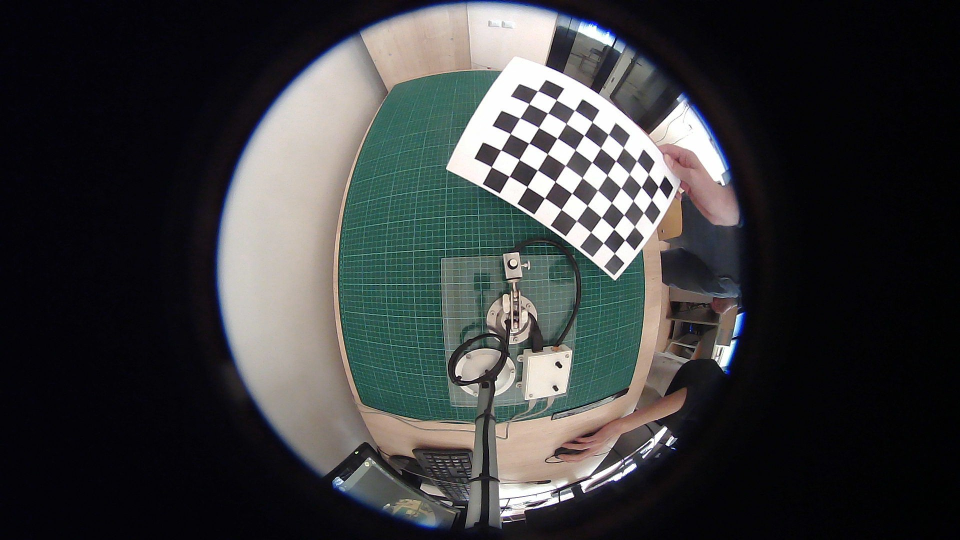
%> input picture Deep-Cam/CV_Project_Matlab/0_Tutorial_Intrinsic_Calibration/a11.jpg, 1920 x 1080 px, given in place of a11.jpg3.jpg, which was not available (shown at 1/2 size)
$ octave bicubic.m   (GNU Octave 9; MATLAB toolbox functions it lacks are replaced by stand-ins)
%> lines starting %> are read from the running program, lines starting %| are printed output that depends on the picture; pictures that were not available may be replaced by others from this repository, and a replacement may not be noted
### Deep-Cam/CV_Project_Matlab/0_Tutorial_Intrinsic_Calibration/modcrop.m
function imgs = modcrop(imgs, modulo)
if size(imgs,3)==1
    sz = size(imgs);
    sz = sz - mod(sz, modulo);
    imgs = imgs(1:sz(1), 1:sz(2));
else
    tmpsz = size(imgs);
    sz = tmpsz(1:2);
    sz = sz - mod(sz, modulo);
    imgs = imgs(1:sz(1), 1:sz(2),:);
end

### Deep-Cam/CV_Project_Matlab/0_Tutorial_Intrinsic_Calibration/bicubic.m
clear all;

% 获取基本名称
basename = input('Basename camera calibration images (without number nor suffix): ', 's');
%> the answer given: a11.jpg

% 获取图像格式
valid_formats = {'r', 'ras', 'b', 'bmp', 't', 'tif', 'g', 'gif', 'p', 'pgm', 'j', 'jpg', 'm', 'ppm'};
format_extensions = {'ras', 'ras', 'bmp', 'bmp', 'tif', 'tif', 'gif', 'gif', 'pgm', 'pgm', 'jpg', 'jpg', 'ppm', 'ppm'};

format_input = input('Image format: ([]=''r''=''ras'', ''b''=''bmp'', ''t''=''tif'', ''g''=''gif'', ''p''=''pgm'', ''j''=''jpg'', ''m''=''ppm''): ', 's');
%> the answer given: a12.jpg

format_idx = find(strcmpi(valid_formats, format_input), 1);
if isempty(format_idx)
    fprintf('Invalid format, use default format jpg\n');
    format_idx = 11; % 'j'的索引
end
file_ext = format_extensions{format_idx};

% 获取图像数量
num_images = input('The number of images to be processed: ');
%> the answer given: 3

% 获取起始编号
start_num = input('Start number: ');
%> the answer given: 3
img_numbers = start_num:(start_num + num_images - 1);

% 预分配内存
im_h = cell(num_images, 1);

% 处理图像
for i = 1:num_images
    img_number = img_numbers(i);
    img_name = sprintf('%s%d.%s', basename, img_number, file_ext);

    try
        % 读取图像
        im = imread(img_name);
%> im is the input picture: size 1080x1920x3 uint8; mean R, G, B 57.7, 59.2, 60.2
        fprintf('Processing image: %s\n', img_name);
    catch
        fprintf('Error: Unable to read image% s, please check if the file exists. \n', img_name);
        continue; % 跳过当前图像，继续处理下一个
    end

    % 设置参数
    up_scale = 5;

    % 仅处理亮度分量（如果是彩色图像）
    if size(im, 3) > 1
        im = rgb2ycbcr(im);
%> im: size 1080x1920x3 uint8; mean of channels 1, 2, 3 66.5, 128.6, 127.3
        im = im(:, :, 1);
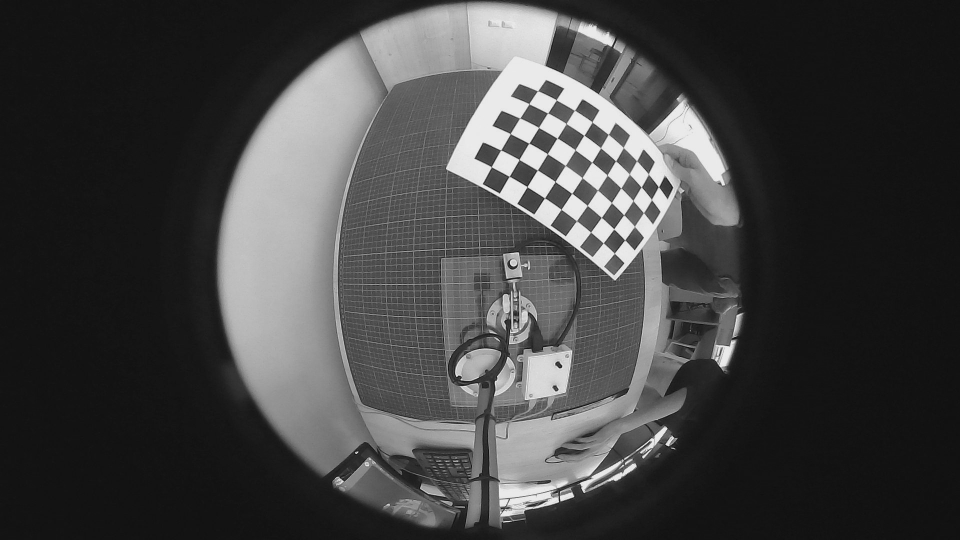
%> im: size 1080x1920 uint8 (shown at 1/2 size); min 16, max 235, mean 66.5
    end

    % 对图像进行裁剪，使图像尺寸能被放大倍数整除
    im_gnd = modcrop(im, up_scale);
    % 将图像数据转换为单精度类型，并归一化到 [0, 1] 区间
    im_gnd = single(im_gnd) / 255;

    % 进行双三次插值
    im_l = imresize(im_gnd, 1 / up_scale, 'bicubic');
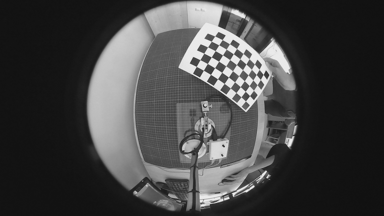
%> im_l: size 216x384 single; min 0.0658, max 0.969, mean 0.261
    im_b = imresize(im_l, up_scale, 'bicubic');


    % 保存优化后的图像
%     output_name = sprintf('%s_bicubic%d.%s', basename, img_number, file_ext);
    output_name = sprintf('%s_bicubic%d.jpg', basename, img_number);
    imwrite(im_b, output_name);
    fprintf('Saved enhanced image: %s\n', output_name);
end
%> pass 2 of the loop `for i = 1:num_images`:
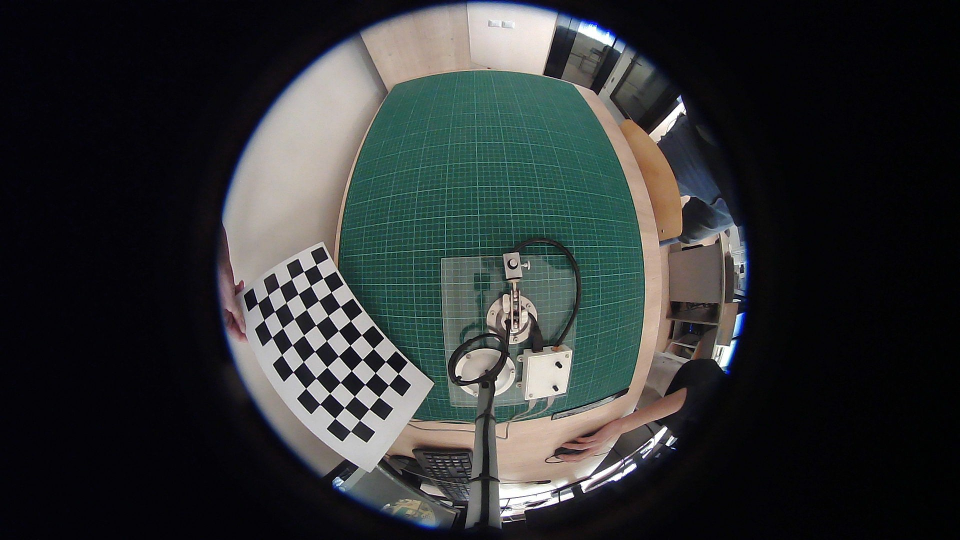
%> input picture Deep-Cam/CV_Project_Matlab/0_Tutorial_Intrinsic_Calibration/a12.jpg, 1920 x 1080 px, given in place of a11.jpg4.jpg, which was not available (shown at 1/2 size)
%> im is the input picture: size 1080x1920x3 uint8; mean R, G, B 47.1, 50.3, 50.9
%> `im = im(:, :, 1);`:
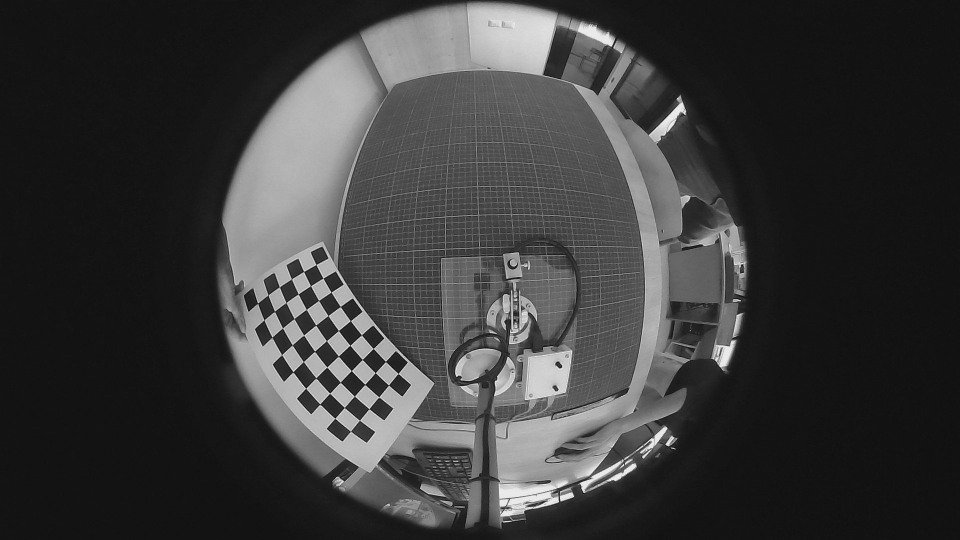
%> im: size 1080x1920 uint8 (shown at 1/2 size); min 16, max 235, mean 58.4
%> `im_l = imresize(im_gnd, 1 / up_scale, 'bicubic');`:
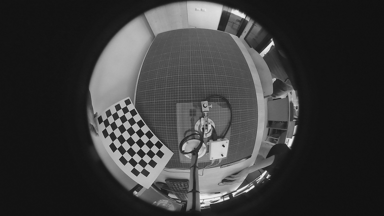
%> im_l: size 216x384 single; min 0.066, max 0.971, mean 0.229

fprintf('\nAll image processing completed!\n');
